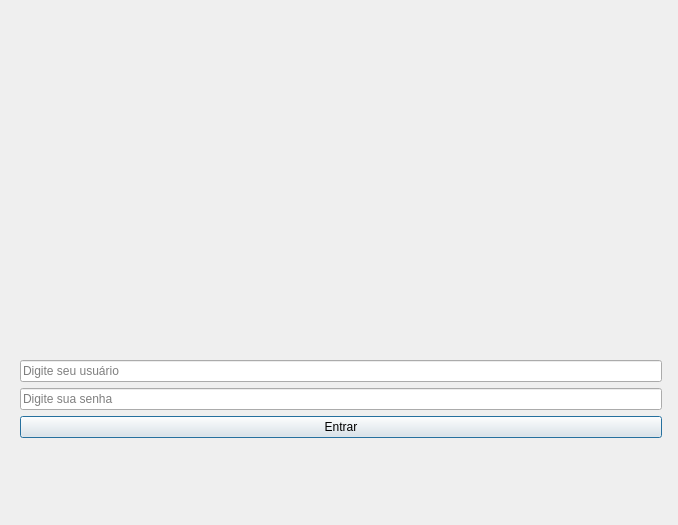
<?xml version="1.0" encoding="UTF-8"?>
<ui version="4.0">
 <class>Dialog</class>
 <widget class="QDialog" name="Dialog">
  <property name="geometry">
   <rect>
    <x>0</x>
    <y>0</y>
    <width>678</width>
    <height>525</height>
   </rect>
  </property>
  <property name="windowTitle">
   <string>Login</string>
  </property>
  <widget class="QWidget" name="layoutWidget">
   <property name="geometry">
    <rect>
     <x>20</x>
     <y>30</y>
     <width>642</width>
     <height>408</height>
    </rect>
   </property>
   <layout class="QGridLayout" name="gridLayout">
    <item row="0" column="0">
     <widget class="QLabel" name="alogo">
      <property name="pixmap">
       <pixmap>teste.PNG</pixmap>
      </property>
     </widget>
    </item>
    <item row="1" column="0" colspan="2">
     <widget class="QLineEdit" name="lineEdit_user">
      <property name="placeholderText">
       <string>Digite seu usuário</string>
      </property>
     </widget>
    </item>
    <item row="2" column="0" colspan="2">
     <widget class="QLineEdit" name="lineEdit_password">
      <property name="echoMode">
       <enum>QLineEdit::EchoMode::Password</enum>
      </property>
      <property name="placeholderText">
       <string>Digite sua senha</string>
      </property>
     </widget>
    </item>
    <item row="3" column="0" colspan="2">
     <widget class="QPushButton" name="btn_login">
      <property name="text">
       <string>Entrar</string>
      </property>
     </widget>
    </item>
   </layout>
  </widget>
 </widget>
 <resources/>
 <connections/>
</ui>
